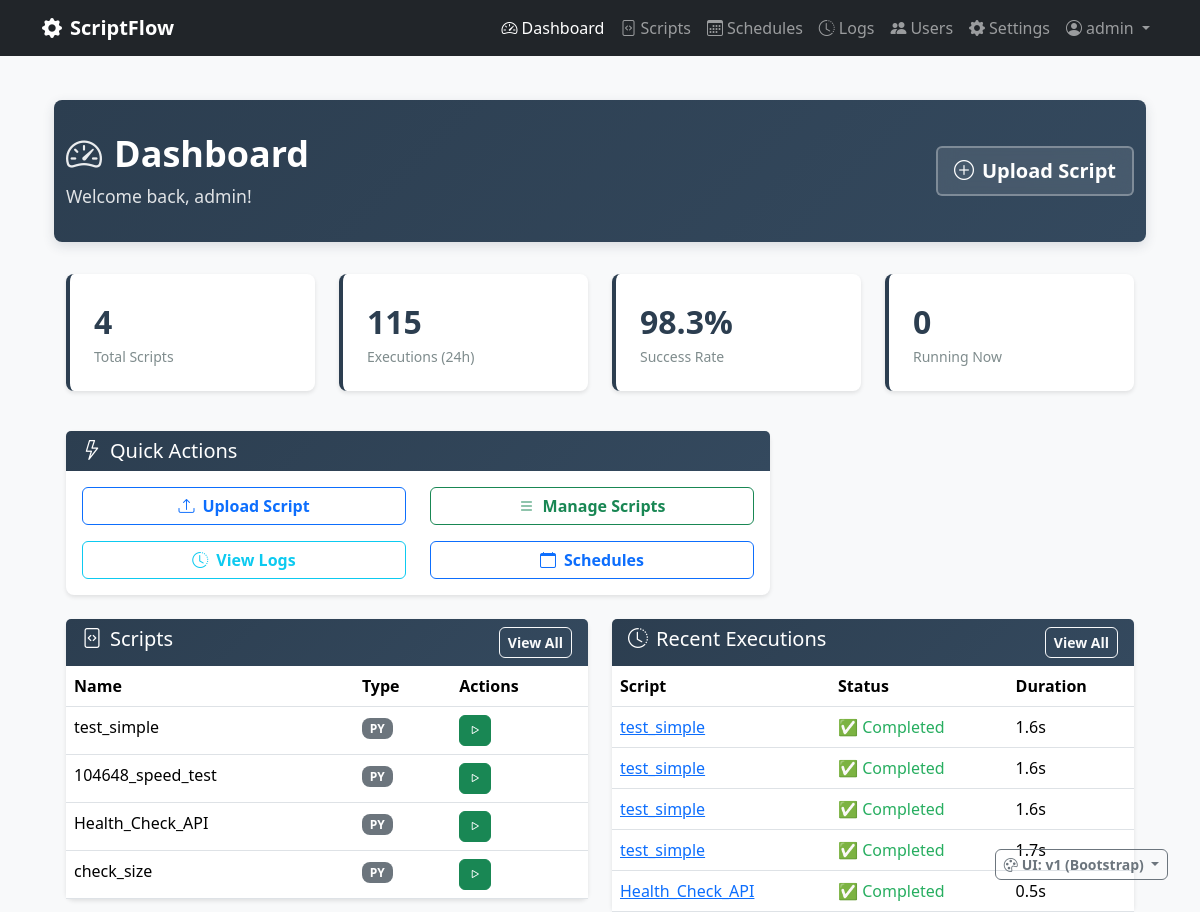
The app's page /dashboard (signed in) with its own data.
### scriptflow.py (models this page shows, shortened)
class User(UserMixin, db.Model):
    __tablename__ = 'users'
    id = db.Column(db.Integer, primary_key=True)
    username = db.Column(db.String(80), unique=True, nullable=False)
    email = db.Column(db.String(120), unique=True, nullable=False)
    password_hash = db.Column(db.String(255), nullable=False)
    is_admin = db.Column(db.Boolean, default=False, nullable=False)
    can_view_all_data = db.Column(db.Boolean, default=False, nullable=False)
    created_at = db.Column(db.DateTime, default=datetime.now)
    last_login = db.Column(db.DateTime)

class Script(db.Model):
    __tablename__ = 'scripts'
    id = db.Column(db.Integer, primary_key=True)
    name = db.Column(db.String(100), nullable=False)
    description = db.Column(db.Text)
    filename = db.Column(db.String(255), nullable=False)
    file_path = db.Column(db.String(500), nullable=False)
    script_type = db.Column(db.String(10), nullable=False)  # 'py' or 'bat'
    file_size = db.Column(db.Integer)
    created_at = db.Column(db.DateTime, default=datetime.now)
    updated_at = db.Column(db.DateTime, default=datetime.now, onupdate=datetime.now)
    is_active = db.Column(db.Boolean, default=True)
    user_id = db.Column(db.Integer, db.ForeignKey('users.id'), nullable=False)

class Execution(db.Model):
    __tablename__ = 'executions'
    id = db.Column(db.Integer, primary_key=True)
    started_at = db.Column(db.DateTime, default=datetime.now, nullable=False)
    completed_at = db.Column(db.DateTime)
    status = db.Column(db.String(20), default='pending', nullable=False)  # pending, running, completed, failed, timeout
    exit_code = db.Column(db.Integer)
    stdout = db.Column(db.Text)
    stderr = db.Column(db.Text)
    duration_seconds = db.Column(db.Float)
    trigger_type = db.Column(db.String(20), default='manual', nullable=False)  # manual, scheduled, api
    script_id = db.Column(db.Integer, db.ForeignKey('scripts.id'), nullable=False)
    user_id = db.Column(db.Integer, db.ForeignKey('users.id'), nullable=False)
    script = db.relationship('Script', backref='executions')
    @property
    def formatted_duration(self):
        if not self.duration_seconds:
            return "N/A"
        if self.duration_seconds < 60:
            return f"{self.duration_seconds:.1f}s"
        else:
            minutes = int(self.duration_seconds // 60)
            seconds = int(self.duration_seconds % 60)
            return f"{minutes}m {seconds}s"
    @property
    def status_icon(self):
        icons = {
            'pending': '⏳',
            'running': '🔄',  # Emoji simples que funciona bem
            'completed': '✅',
            'failed': '❌',
            'timeout': '⏰',
            'cancelled': '🛑'
        }
        return icons.get(self.status, '❓')
    @property
    def status_color(self):
        colors = {
            'pending': 'secondary',
            'running': 'running',  # Usar classe CSS personalizada com animação
            'completed': 'success',
            'failed': 'danger',
            'timeout': 'warning',
            'cancelled': 'danger'
        }
        return colors.get(self.status, 'secondary')

### scriptflow.py (the view)
@app.route('/dashboard')
@login_required
def dashboard():
    scripts_query = Script.query.filter_by(is_active=True)
    user_scripts = apply_user_data_filter(scripts_query).all()
    executions_query = Execution.query
    recent_executions = apply_user_data_filter(executions_query)\
        .order_by(Execution.started_at.desc())\
        .limit(5).all()
    total_scripts = len(user_scripts)
    executions_24h_query = Execution.query.filter(
        Execution.started_at >= datetime.now() - timedelta(days=1)
    )
    executions_24h = apply_user_data_filter(executions_24h_query).count()
    successful_24h_query = Execution.query.filter(
        Execution.started_at >= datetime.now() - timedelta(days=1),
        Execution.status == 'completed',
        Execution.exit_code == 0
    )
    successful_24h = apply_user_data_filter(successful_24h_query).count()
    success_rate = round((successful_24h / executions_24h * 100) if executions_24h > 0 else 100, 1)
    stats = {
        'total_scripts': total_scripts,
        'executions_24h': executions_24h,
        'success_rate_24h': success_rate,
        'running_count': len(running_processes)
    }
    return render_template(UIVersionManager.get_template_path('dashboard.html'),
                         scripts=user_scripts,
                         recent_executions=recent_executions,
                         stats=stats)

### templates/v1/dashboard.html (shortened to what this page needs)
{% extends "v1/base.html" %}
{% block content %}
<div class="container-fluid">
    <div class="page-header">
        <div class="container">
            <div class="row align-items-center">
                <div class="col">
                    <h1>
                        <i class="bi bi-speedometer2"></i>Dashboard
                    </h1>
                    <p>Welcome back, {{ current_user.username }}!</p>
                </div>
                <div class="col-auto">
                    <a href="{{ url_for('upload_script') }}" class="btn btn-lg">
                        <i class="bi bi-plus-circle me-2"></i>Upload Script
                    </a>
                </div>
            </div>
        </div>
    </div>
    <div class="container">
        <div class="row mb-4">
            <div class="col-md-3 mb-3">
                <div class="stats-card">
                    <p class="stats-number">{{ stats.total_scripts }}</p>
                    <p class="stats-label">Total Scripts</p>
                </div>
            </div>
            <div class="col-md-3 mb-3">
                <div class="stats-card">
                    <p class="stats-number">{{ stats.executions_24h }}</p>
                    <p class="stats-label">Executions (24h)</p>
                </div>
            </div>
            <div class="col-md-3 mb-3">
                <div class="stats-card">
                    <p class="stats-number">{{ stats.success_rate_24h }}%</p>
                    <p class="stats-label">Success Rate</p>
                </div>
            </div>
            <div class="col-md-3 mb-3">
                <div class="stats-card">
                    <p class="stats-number">{{ stats.running_count }}</p>
                    <p class="stats-label">Running Now</p>
                </div>
            </div>
        </div>
        <div class="row mb-4">
            <div class="col-md-8">
                <div class="card">
                    <div class="card-header bg-primary text-white">
                        <h5 class="mb-0"><i class="bi bi-lightning me-2"></i>Quick Actions</h5>
                    </div>
                    <div class="card-body">
                        <div class="row">
                            <div class="col-md-6 mb-3">
                                <a href="{{ url_for('upload_script') }}" class="btn btn-outline-primary w-100">
                                    <i class="bi bi-upload me-2"></i>Upload Script
                                </a>
                            </div>
                            <div class="col-md-6 mb-3">
                                <a href="{{ url_for('scripts') }}" class="btn btn-outline-success w-100">
                                    <i class="bi bi-list me-2"></i>Manage Scripts
                                </a>
                            </div>
                            <div class="col-md-6">
                                <a href="{{ url_for('logs') }}" class="btn btn-outline-info w-100">
                                    <i class="bi bi-clock-history me-2"></i>View Logs
                                </a>
                            </div>
                            <div class="col-md-6">
                                <a href="{{ url_for('schedules') }}" class="btn btn-outline-primary w-100">
                                    <i class="bi bi-calendar me-2"></i>Schedules
                                </a>
                            </div>
                        </div>
                    </div>
                </div>
            </div>
        </div>
        <div class="row">
            <div class="col-md-6">
                <div class="card">
                    <div class="card-header bg-primary text-white d-flex justify-content-between">
                        <h5 class="mb-0"><i class="bi bi-file-code me-2"></i>Scripts</h5>
                        <a href="{{ url_for('scripts') }}" class="btn btn-sm btn-outline-light">View All</a>
                    </div>
                    <div class="card-body p-0">
                        {% if scripts %}
                            <div class="table-responsive">
                                <table class="table table-hover mb-0">
                                    <thead>
                                        <tr>
                                            <th>Name</th>
                                            <th>Type</th>
                                            <th>Actions</th>
                                        </tr>
                                    </thead>
                                    <tbody>
                                        {% for script in scripts[:5] %}
                                        <tr>
                                            <td>{{ script.name }}</td>
                                            <td><span class="badge bg-secondary">{{ script.script_type.upper() }}</span></td>
                                            <td>
                                                <form method="POST" action="{{ url_for('execute_script', script_id=script.id) }}" class="d-inline">
                                                    <button type="submit" class="btn btn-sm btn-success" title="Execute">
                                                        <i class="bi bi-play"></i>
                                                    </button>
                                                </form>
                                            </td>
                                        </tr>
                                        {% endfor %}
                                    </tbody>
                                </table>
                            </div>
                        {% else %}
                            <div class="p-4 text-center">
                                <i class="bi bi-file-code text-muted" style="font-size: 3rem;"></i>
                                <p class="text-muted mt-2">No scripts yet</p>
                                <a href="{{ url_for('upload_script') }}" class="btn btn-primary">Upload First Script</a>
                            </div>
                        {% endif %}
                    </div>
                </div>
            </div>
            <div class="col-md-6">
                <div class="card">
                    <div class="card-header bg-primary text-white d-flex justify-content-between">
                        <h5 class="mb-0"><i class="bi bi-clock-history me-2"></i>Recent Executions</h5>
                        <a href="{{ url_for('logs') }}" class="btn btn-sm btn-outline-light">View All</a>
                    </div>
                    <div class="card-body p-0">
                        {% if recent_executions %}
                            <div class="table-responsive">
                                <table class="table table-hover mb-0">
                                    <thead>
                                        <tr>
                                            <th>Script</th>
                                            <th>Status</th>
                                            <th>Duration</th>
                                        </tr>
                                    </thead>
                                    <tbody>
                                        {% for execution in recent_executions %}
                                        <tr>
                                            <td>
                                                <a href="{{ url_for('view_execution', execution_id=execution.id) }}">
                                                    {{ execution.script.name if execution.script else 'Unknown' }}
                                                </a>
                                            </td>
                                            <td>
                                                <span class="status-{{ execution.status_color }}">
                                                    {{ execution.status_icon }} {{ execution.status|title }}
                                                </span>
                                            </td>
                                            <td>{{ execution.formatted_duration }}</td>
                                        </tr>
                                        {% endfor %}
                                    </tbody>
                                </table>
                            </div>
                        {% else %}
                            <div class="p-4 text-center">
                                <i class="bi bi-clock-history text-muted" style="font-size: 3rem;"></i>
                                <p class="text-muted mt-2">No executions yet</p>
                            </div>
                        {% endif %}
                    </div>
                </div>
            </div>
        </div>
    </div>
</div>
{% endblock %}

### templates/v1/base.html (shortened to what this page needs)
<!DOCTYPE html>
<html lang="en">
<head>
    <link href="https://cdn.jsdelivr.net/npm/bootstrap@5.3.2/dist/css/bootstrap.min.css" rel="stylesheet">
    <link href="https://cdn.jsdelivr.net/npm/bootstrap-icons@1.11.0/font/bootstrap-icons.css" rel="stylesheet">
    <link href="{{ url_for('static', filename='css/app.css') }}" rel="stylesheet">
</head>
<body{% block body_class %}{% endblock %}>
    <nav class="navbar navbar-expand-lg navbar-dark bg-dark fixed-top">
        <div class="container">
            <a class="navbar-brand" href="{{ url_for('dashboard') }}">
                <i class="bi bi-gear-fill me-2"></i>ScriptFlow
            </a>
            <div class="navbar-nav ms-auto">
                <a class="nav-link{% if request.endpoint == 'dashboard' %} active{% endif %}" href="{{ url_for('dashboard') }}">
                    <i class="bi bi-speedometer2 me-1"></i>Dashboard
                </a>
                <a class="nav-link{% if request.endpoint in ['scripts', 'upload_script', 'edit_script', 'view_script'] %} active{% endif %}" href="{{ url_for('scripts') }}">
                    <i class="bi bi-file-code me-1"></i>Scripts
                </a>
                <a class="nav-link{% if request.endpoint in ['schedules', 'create_schedule', 'edit_schedule'] %} active{% endif %}" href="{{ url_for('schedules') }}">
                    <i class="bi bi-calendar3 me-1"></i>Schedules
                </a>
                <a class="nav-link{% if request.endpoint in ['logs', 'view_execution'] %} active{% endif %}" href="{{ url_for('logs') }}">
                    <i class="bi bi-clock-history me-1"></i>Logs
                </a>
                {% if current_user.is_admin %}
                <a class="nav-link{% if request.endpoint in ['manage_users', 'create_user', 'edit_user'] %} active{% endif %}" href="{{ url_for('manage_users') }}">
                    <i class="bi bi-people-fill me-1"></i>Users
                </a>
                {% endif %}
                <a class="nav-link{% if request.endpoint in ['settings', 'python_settings', 'terminal'] %} active{% endif %}" href="{{ url_for('settings') }}">
                    <i class="bi bi-gear-fill me-1"></i>Settings
                </a>
                <div class="nav-item dropdown">
                    <a class="nav-link dropdown-toggle" href="#" role="button" data-bs-toggle="dropdown">
                        <i class="bi bi-person-circle me-1"></i>{{ current_user.username }}
                    </a>
                </div>
            </div>
        </div>
    </nav>
    <main class="container mt-4">
        {% block content %}{% endblock %}
    </main>
    {% if current_user.is_authenticated and current_user.is_admin %}
    <div style="position: fixed; bottom: 2rem; right: 2rem; z-index: 1050;">
        <div class="dropdown">
            <button class="btn btn-outline-secondary btn-sm dropdown-toggle" type="button" data-bs-toggle="dropdown">
                <i class="bi bi-palette me-1"></i>UI: {{ ui_info.current_label or 'v1' }}
            </button>
        </div>
    </div>
    {% endif %}
</body>
</html>

### records on screen
User: username "admin"
Script: name "test_simple", script_type "PY"
Script: name "104648_speed_test", script_type "PY"
Script: name "Health_Check_API", script_type "PY"
Script: name "check_size", script_type "PY"
Execution: script "test_simple", status_icon "✅", status "Completed", formatted_duration "1.6s"
Execution: script "test_simple", status_icon "✅", status "Completed", formatted_duration "1.6s"
Execution: script "test_simple", status_icon "✅", status "Completed", formatted_duration "1.6s"
Execution: script "test_simple", status_icon "✅", status "Completed", formatted_duration "1.7s"
Execution: script "Health_Check_API", status_icon "✅", status "Completed", formatted_duration "0.5s"

### other values on screen
{{ stats.total_scripts }} "4"
{{ stats.executions_24h }} "115"
{{ stats.success_rate_24h }} "98.3"
{{ stats.running_count }} "0"
{{ ui_info.current_label or 'v1' }} "v1 (Bootstrap)"
